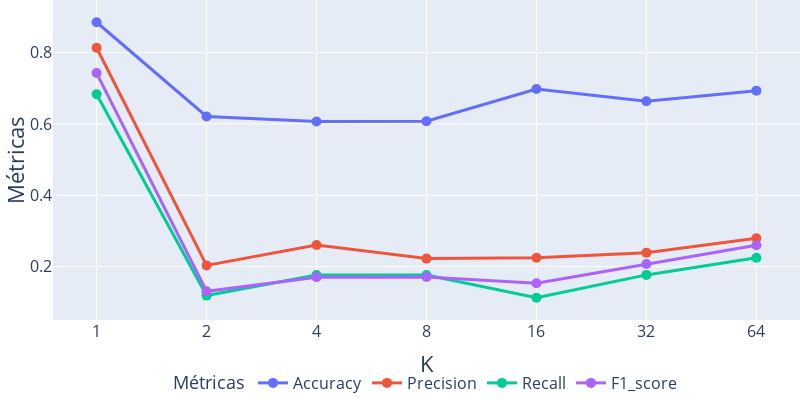

Here is the notebook cell this chart was saved with:
### Markdown cell above
### Resultados de aplicar únicamente k-anonimización

La siguiente gráfica muestra la distribución de la métrica `accuracy` y `precision` para diferentes valores de k, manteniendo l=1 y t=0, es decir, aplicando solo k-anonimización sobre los datos.

### Code cell
# Filtrar los resultados para l=1 y t=0
filtered = {k_val: df 
            for (k_val, l_val, t_val), df in usability_dict.items() 
            if l_val == 1 and
              t_val == 1.0 and 
              k_val in k_all_values
            }

# Preparar los datos para el diagrama de cajas
data_acc = []
data_pre = []
data_rec = []
data_f1 = []
for k_val, df in filtered.items():
    accuracies = df['accuracy'].values.astype(float)
    precisions = df['precision'].values.astype(float)
    recalls = df['recall'].values.astype(float)
    f1_scores = df['f1_score'].values.astype(float)
    for v in accuracies:
        data_acc.append({'k': k_val, 'accuracy': v})
    for v in precisions:
        data_pre.append({'k': k_val, 'precision': v})
    for v in recalls:
        data_rec.append({'k': k_val, 'recall': v})
    for v in f1_scores:
        data_f1.append({'k': k_val, 'f1_score': v})

box_acc_df = pd.DataFrame(data_acc)
box_pre_df = pd.DataFrame(data_pre)
box_rec_df = pd.DataFrame(data_rec)
box_f1_df = pd.DataFrame(data_f1)

box_df = pd.concat([
    box_acc_df.rename(columns={'accuracy': 'value'}).assign(metric='accuracy'),
    box_pre_df.rename(columns={'precision': 'value'}).assign(metric='precision'),
    box_rec_df.rename(columns={'recall': 'value'}).assign(metric='recall'),
    box_f1_df.rename(columns={'f1_score': 'value'}).assign(metric='f1_score')
])

# Calcular la mediana para cada k y métrica
median_df = box_df.groupby(['k', 'metric'], as_index=False)['value'].median()

fig = go.Figure()

# Añadir líneas de medianas para cada métrica
for metric, color in zip(['accuracy', 'precision', 'recall', 'f1_score'], ['#636efa', '#EF553B', '#00cc96', '#ab63fa']):
    med = median_df[median_df['metric'] == metric]
    fig.add_trace(go.Scatter(
        x=med['k'],
        y=med['value'],
        mode='lines+markers',
        name=f'{metric.capitalize()}',
        line=dict(color=color, width=3),
        marker=dict(size=10),
        showlegend=True,
    ))

fig.update_layout(
    # title='Mediana de Accuracy y Precision para diferentes valores de k',
    xaxis=dict(type='log', title='K'),
    yaxis=dict(title='Métricas'),
    height=600
)
fig.update_layout(
    boxmode='group',
    boxgroupgap=0,
    legend=dict(
        orientation='h',
        yanchor='bottom',
        y=-0.25,
        xanchor='center',
        x=0.5,
        font=dict(size=16),
        title=dict(text='Métricas', font=dict(size=18))

    ),
    xaxis=dict(
        title='K',
        type='log',
        tickvals=box_df['k'].unique(),
        ticktext=[f"{int(val)}" for val in box_df['k'].unique()],
        title_font=dict(size=22),
        tickfont=dict(size=16)
    ),
    yaxis=dict(
        title='Métricas',
        title_font=dict(size=22),
        tickfont=dict(size=16),
        tickvals=[1, 0.8, 0.6, 0.4, 0.2, 0],
        ticktext=[str(val) for val in [1, 0.8, 0.6, 0.4, 0.2, 0]]
    ),
    margin=dict(l=0, r=0, t=0, b=0),
    height=400,
    width=800
)
fig.write_image("../Memoria/images/graphs/usability-vs-k_anonymity.png")
fig.update_xaxes(type='log', tickvals=box_df['k'].unique(), ticktext=[f"{int(val)}" for val in box_df['k'].unique()], title_text='K')
fig.show()

### Figure 1 — Plotly figure (JSON) as saved in the notebook; plotly's stock layout.template omitted (floating-point values rounded to 4 significant figures)
{"data": [{"line": {"color": "#636efa", "width": 3}, "marker": {"size": 10}, "mode": "lines+markers", "name": "Accuracy", "showlegend": true, "type": "scatter", "x": [1, 2, 4, 8, 16, 32, 64], "y": [0.8853, 0.621, 0.607, 0.6075, 0.6981, 0.6638, 0.6933]}, {"line": {"color": "#EF553B", "width": 3}, "marker": {"size": 10}, "mode": "lines+markers", "name": "Precision", "showlegend": true, "type": "scatter", "x": [1, 2, 4, 8, 16, 32, 64], "y": [0.8136, 0.2031, 0.2603, 0.2222, 0.2243, 0.2388, 0.2794]}, {"line": {"color": "#00cc96", "width": 3}, "marker": {"size": 10}, "mode": "lines+markers", "name": "Recall", "showlegend": true, "type": "scatter", "x": [1, 2, 4, 8, 16, 32, 64], "y": [0.6831, 0.1184, 0.1761, 0.1761, 0.1123, 0.1764, 0.2247]}, {"line": {"color": "#ab63fa", "width": 3}, "marker": {"size": 10}, "mode": "lines+markers", "name": "F1_score", "showlegend": true, "type": "scatter", "x": [1, 2, 4, 8, 16, 32, 64], "y": [0.7427, 0.1305, 0.17, 0.1707, 0.1527, 0.2071, 0.2598]}], "layout": {"boxgroupgap": 0, "boxmode": "group", "height": 400, "legend": {"font": {"size": 16}, "orientation": "h", "title": {"font": {"size": 18}, "text": "Métricas"}, "x": 0.5, "xanchor": "center", "y": -0.25, "yanchor": "bottom"}, "margin": {"b": 0, "l": 0, "r": 0, "t": 0}, "width": 800, "xaxis": {"tickfont": {"size": 16}, "ticktext": ["1", "16", "2", "32", "4", "64", "8"], "tickvals": [1, 16, 2, 32, 4, 64, 8], "title": {"font": {"size": 22}, "text": "K"}, "type": "log"}, "yaxis": {"tickfont": {"size": 16}, "ticktext": ["1", "0.8", "0.6", "0.4", "0.2", "0"], "tickvals": [1, 0.8, 0.6, 0.4, 0.2, 0], "title": {"font": {"size": 22}, "text": "Métricas"}}}}
